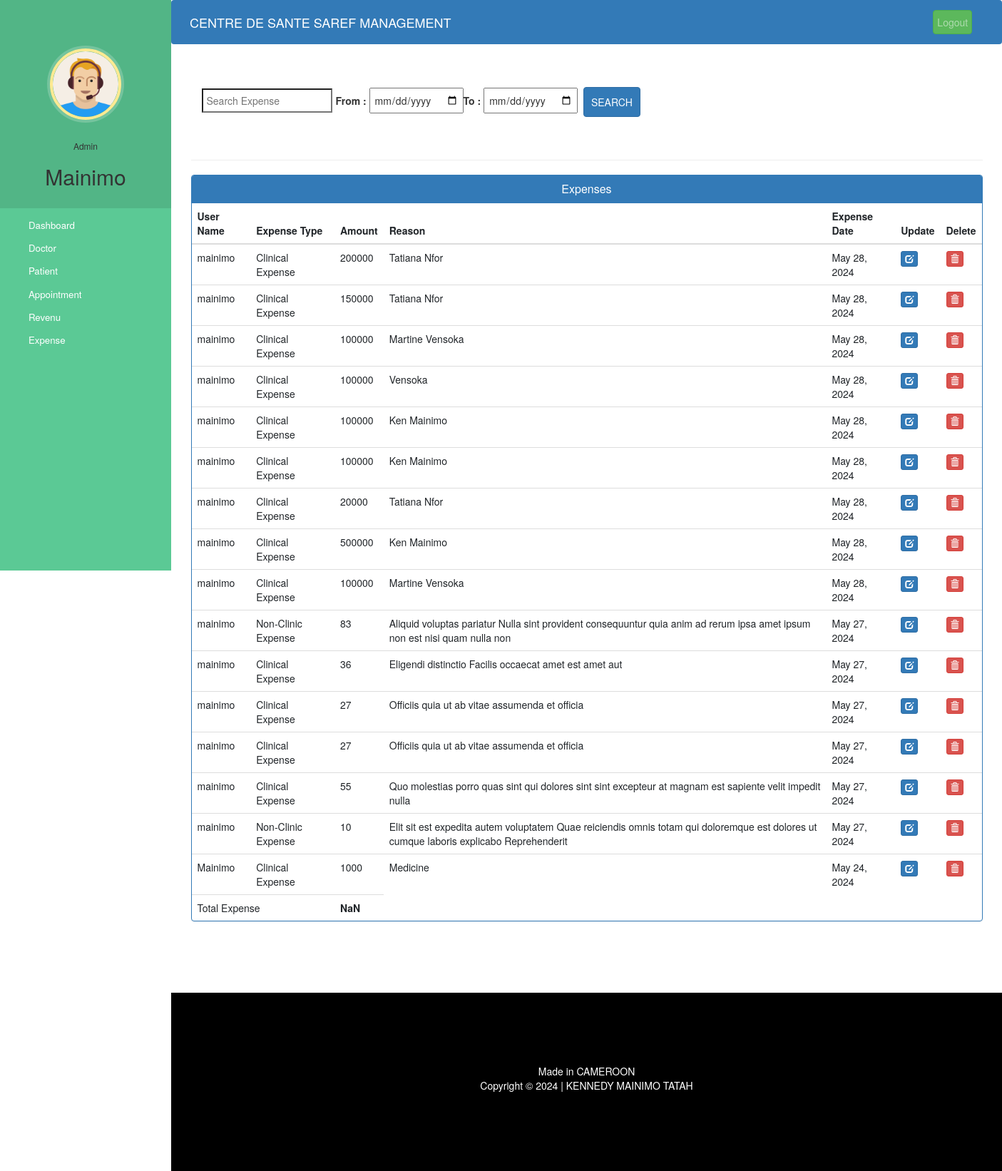
/admin-expense-view (signed in), run on the app's committed database.
### hospital/models.py (models this page shows, shortened)
class Expense(models.Model):
    user = models.ForeignKey(User,on_delete=models.CASCADE)
    type_expense = models.CharField(max_length=50,choices=expense_choice,default='Clinic Expense')
    amount = models.DecimalField(max_digits=20,decimal_places=0,null=False,blank=True)
    description = models.TextField(max_length=500)
    ExpenseDate = models.DateField(auto_now_add=True)
    status = models.BooleanField(default=False)

### hospital/views.py (the view)
# urls.py: path('admin-expense-view',views.admin_expense12,name='admin-expense-view'),
@login_required(login_url='adminlogin')
@user_passes_test(is_admin)
def admin_expense12(request):
    user = models.Expense.objects.filter(user_id=request.user.id)
    expense = models.Expense.objects.all().filter(status=True).order_by('-id')
    my_dic = {
                    'expense':expense,
                    'user':user,
                }
    return render(request, 'hospital/admin_view_expense.html',context=my_dic)

### hospital/views.py (called while the page is built)
def is_admin(user):
    return user.groups.filter(name='ADMIN').exists()

### templates/hospital/admin_view_expense.html (shortened to what this page needs)
{% extends 'hospital/admin_base.html' %}
{% block content %}
{%load static%}
<head>
  <link href="//netdna.bootstrapcdn.com/bootstrap/3.0.0/css/bootstrap.min.css" rel="stylesheet" id="bootstrap-css">
</head>
<div class="container">
  <form method="post" action="{% url "admin-expense-generate-report" %}">
    <div class="container input-group date">
      <input class="p-2 mr-sm-2" type="search" placeholder="Search Expense" name="query" id="query" aria-label="Search">
      <strong>From : </strong><input type="date" name="fromDate" class="p-2"/>
      <strong>To : </strong><input type="date" name="toDate" class="p-2" />&nbsp
      <input type="submit" value="SEARCH" class="p-3  btn btn-primary">
    </div>
  </form>
  <br>&nbsp
  <br>
  <hr />
  <div class="panel panel-primary">
    <div class="panel-heading">
      <h6 class="panel-title">Expenses</h6>
    </div>
    <table class="table table-hover" id="dev-table">
      <thead>
        <tr>
          <th>User Name</th>
          <th>Expense Type</th>
          <th>Amount</th>
          <th>Reason</th>
          <th>Expense Date</th>
          <th>Update</th>
          <th>Delete</th>
        </tr>
      </thead>
      {% for d in expense %}
      <tr>
        <td> {{d.user.username}}</td>
        <td name="">{{d.type_expense}}</td>
        <td name="amount">{{d.amount}}</td>
        <td name="">{{d.description}}</td>
        <td>{{d.ExpenseDate}}</td>
        <td><a class="btn btn-primary btn-xs" href="{% url 'update-expense' d.id  %}"><span class="glyphicon glyphicon-edit"></span></a></td>
        <td><a class="btn btn-danger btn-xs" href="{% url 'delete-expense' d.id  %}"><span class="glyphicon glyphicon-trash"></span></a></td>
      </tr>
      {% endfor %}
      <tr>
        <td colspan="2">Total Expense</td>
        <td id="total_expense" name="total_expense" style="font-weight: bold;"><input type="text" name="total_expense" id="total_expense">{{amount}}</td>
      </tr>
    </table>
  </div>
</div>
{% endblock content %}

### templates/hospital/admin_base.html (shortened to what this page needs)
<!DOCTYPE html>
{% load static %}
<html lang="en">
<head>
  <link rel="stylesheet" href="https://stackpath.bootstrapcdn.com/bootstrap/4.3.1/css/bootstrap.min.css">
  <link rel="stylesheet" href="https://maxcdn.bootstrapcdn.com/font-awesome/4.7.0/css/font-awesome.min.css">
  <link rel="stylesheet" href="{% static '/style.css' %}">
</head>
<body>
  <nav class="menu" tabindex="0">
    <header class="avatar">
      <br><br>
     <img src="{% static "images/adminpropic.png" %}" />
     <br><br>
      <h6>Admin</h6>
      <h2>{{request.user.first_name}}</h2>
    </header>
    <ul>
      <li tabindex="0" class="icon-dashboard"> <a style="color:white; text-decoration:none;" href="/admin-dashboard"><span>Dashboard</span></a> </li>
      <li tabindex="0" class="icon-customers"> <a style="color:white; text-decoration:none;" href="/admin-doctor"><span>Doctor</span></a></li>
      <li tabindex="0" class="icon-users"> <a style="color:white; text-decoration:none;" href="/admin-patient"><span>Patient</span></a></li>
      <li tabindex="0" class="icon-calendar"> <a style="color:white; text-decoration:none;" href="/admin-appointment"><span>Appointment</span></a></li>
      <li tabindex="0" class="icon-finance"> <a style="color:white; text-decoration:none;" href="/admin-revenue-view"><span>Revenu</span></a></li>
      <li tabindex="0" class="icon-finance"> <a style="color:white; text-decoration:none;" href="/admin-expense"><span>Expense</span></a></li>
    </ul>
  </nav>
  <main>
    <div class="bs-example">
      <nav class="navbar navbar-expand-md  navbar-dark fixed-top" style="background:#337AB7;">
        <a href="/admin-dashboard" class="navbar-brand">CENTRE DE SANTE SAREF MANAGEMENT</a>
        <div class="collapse navbar-collapse justify-content-between" id="navbarCollapse">
          <div class="navbar-nav" style=" margin-left: 90%;">
            <form method="POST" action="{% url 'logout' %}">
              <button type="submit" class="nav-item nav-link btn btn-success float-lg-right">Logout</button>
            </form>
          </div>
        </div>
      </nav>
    </div>
    <br><br>
    {% block content %}
    {% endblock content %}
    <br><br><br><br>
    <footer>
      <div class="container">
        <div class="row">
          <div class="col-md-12 col-sm-12">
            <div style="color:#ffffff;" class="wow fadeInUp footer-copyright">
              <p>Made in CAMEROON <br>
                Copyright &copy; 2024 | KENNEDY MAINIMO TATAH </p>
            </div>
          </div>
        </div>
      </div>
    </footer>
  </main>
</body>
</html>

### static/style.css (style rules this page uses)
body { padding-left: 240px; }
main { position: relative; height: 100vh; }
.menu { background: #5bc995; height: 100vh; width: 240px; position: fixed; top: 0px; left: 0; z-index: 5; outline: none; }
.menu .avatar { background: rgba(0, 0, 0, 0.1); padding: 2em 0.5em; text-align: center; }
.menu .avatar img { width: 100px; border-radius: 50%; overflow: hidden; border: 4px solid #ffea92; box-shadow: 0 0 0 4px rgba(255, 255, 255, 0.2); }
.menu .avatar h2 { font-weight: normal; margin-bottom: 0; }
.menu ul { list-style: none; padding: 0.5em 0; margin: 0; }
.menu ul li { padding: 0.5em 1em 0.5em 3em; font-size: 0.95em; font-weight: regular; background-repeat: no-repeat; background-position: left 15px center; background-size: auto 20px; transition: all 0.15s linear; cursor: pointer; }
.menu ul li.icon-dashboard { background-image: url("http://www.entypo.com/images//gauge.svg"); }
.menu ul li.icon-customers { background-image: url("http://www.entypo.com/images//briefcase.svg"); }
.menu ul li.icon-users { background-image: url("http://www.entypo.com/images//users.svg"); }
.menu ul li.icon-calendar { background-image: url("http://www.entypo.com/images//calendar.svg"); }

### templates/hospital/admin_base.html (style rules this page uses)
a:link { text-decoration: none; }
a { color: white; }
footer { padding: 0px 0px 0px 0px; background-color: black; margin: 0px; }
p { text-align: center; }
body { padding-left: 240px; }
main { position: relative; height: 100vh; }
.menu { background: #5bc995; height: 100vh; width: 240px; position: fixed; top: 0px; left: 0; z-index: 5; outline: none; }
.menu .avatar { background: rgba(0, 0, 0, 0.1); padding: 2em 0.5em; text-align: center; }
.menu .avatar img { width: 100px; border-radius: 50%; overflow: hidden; border: 4px solid #ffea92; box-shadow: 0 0 0 4px rgba(255, 255, 255, 0.2); }
.menu .avatar h2 { font-weight: normal; margin-bottom: 0; }
.menu ul { list-style: none; padding: 0.5em 0; margin: 0; }
.menu ul li { padding: 0.5em 1em 0.5em 3em; font-size: 0.95em; font-weight: regular; background-repeat: no-repeat; background-position: left 15px center; background-size: auto 20px; transition: all 0.15s linear; cursor: pointer; }
.menu ul li.icon-dashboard { background-image: url("http://www.entypo.com/images//gauge.svg"); }
.menu ul li.icon-customers { background-image: url("http://www.entypo.com/images//briefcase.svg"); }
.menu ul li.icon-users { background-image: url("http://www.entypo.com/images//users.svg"); }
.menu ul li.icon-calendar { background-image: url("http://www.entypo.com/images//calendar.svg"); }

### templates/hospital/admin_view_expense.html (style rules this page uses)
a:link { text-decoration: none; }
h6 { text-align: center; }
.row { margin: 100px; }

### data on the page
Expense: user.username "mainimo", type_expense "Clinical Expense", amount "200000", description "Tatiana Nfor", ExpenseDate "May 28, 2024"
Expense: user.username "mainimo", type_expense "Clinical Expense", amount "150000", description "Tatiana Nfor", ExpenseDate "May 28, 2024"
Expense: user.username "mainimo", type_expense "Clinical Expense", amount "100000", description "Martine Vensoka", ExpenseDate "May 28, 2024"
Expense: user.username "mainimo", type_expense "Clinical Expense", amount "100000", description "Vensoka", ExpenseDate "May 28, 2024"
Expense: user.username "mainimo", type_expense "Clinical Expense", amount "100000", description "Ken Mainimo", ExpenseDate "May 28, 2024"
Expense: user.username "mainimo", type_expense "Clinical Expense", amount "100000", description "Ken Mainimo", ExpenseDate "May 28, 2024"
Expense: user.username "mainimo", type_expense "Clinical Expense", amount "20000", description "Tatiana Nfor", ExpenseDate "May 28, 2024"
Expense: user.username "mainimo", type_expense "Clinical Expense", amount "500000", description "Ken Mainimo", ExpenseDate "May 28, 2024"
Expense: user.username "mainimo", type_expense "Clinical Expense", amount "100000", description "Martine Vensoka", ExpenseDate "May 28, 2024"
Expense: user.username "mainimo", type_expense "Non-Clinic Expense", amount "83", description "Aliquid voluptas pariatur Nulla sint provident consequuntur quia anim ad rerum ipsa amet ipsum non est nisi quam nulla non", ExpenseDate "May 27, 2024"
Expense: user.username "mainimo", type_expense "Clinical Expense", amount "36", description "Eligendi distinctio Facilis occaecat amet est amet aut", ExpenseDate "May 27, 2024"
Expense: user.username "mainimo", type_expense "Clinical Expense", amount "27", description "Officiis quia ut ab vitae assumenda et officia", ExpenseDate "May 27, 2024"
Expense: user.username "mainimo", type_expense "Clinical Expense", amount "27", description "Officiis quia ut ab vitae assumenda et officia", ExpenseDate "May 27, 2024"
Expense: user.username "mainimo", type_expense "Clinical Expense", amount "55", description "Quo molestias porro quas sint qui dolores sint sint excepteur at magnam est sapiente velit impedit nulla", ExpenseDate "May 27, 2024"
Expense: user.username "mainimo", type_expense "Non-Clinic Expense", amount "10", description "Elit sit est expedita autem voluptatem Quae reiciendis omnis totam qui doloremque est dolores ut cumque laboris explicabo Reprehenderit", ExpenseDate "May 27, 2024"
Expense: user.username "Mainimo", type_expense "Clinical Expense", amount "1000", description "Medicine", ExpenseDate "May 24, 2024"

### other printed values
{{ request.user.first_name }} "Mainimo"
